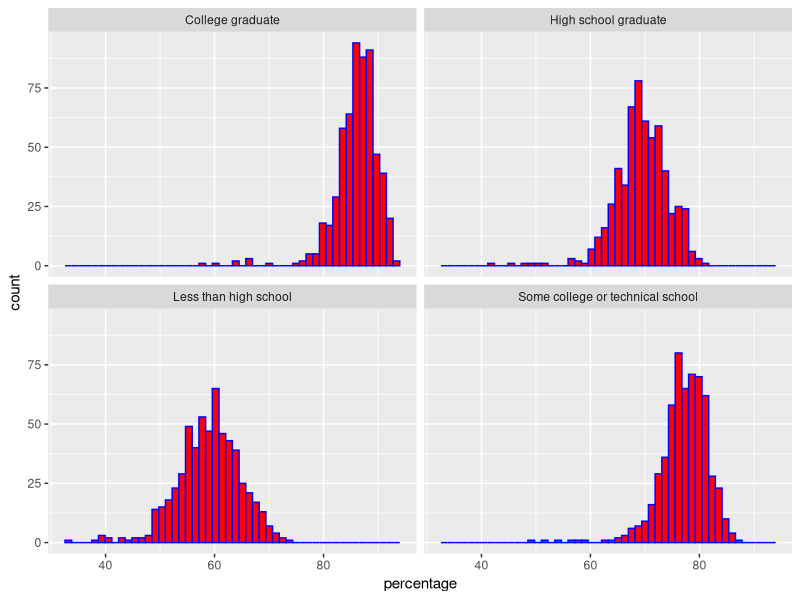
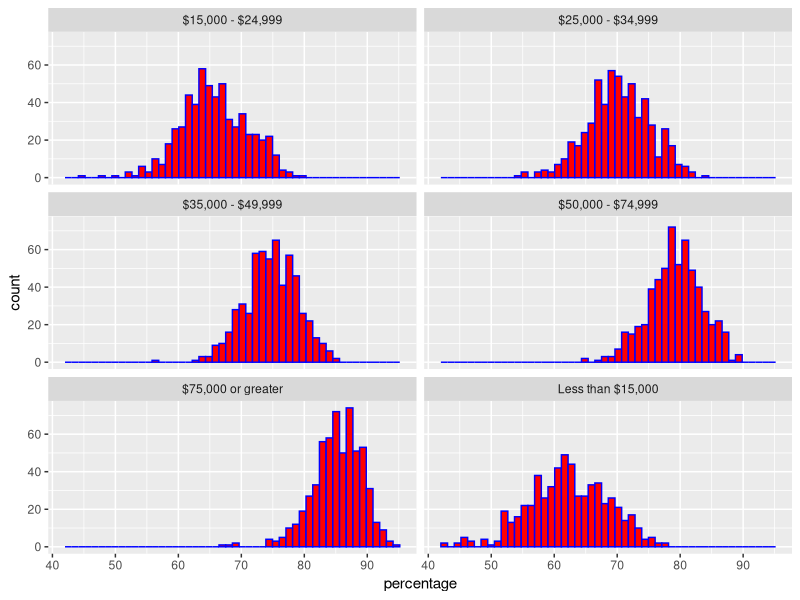
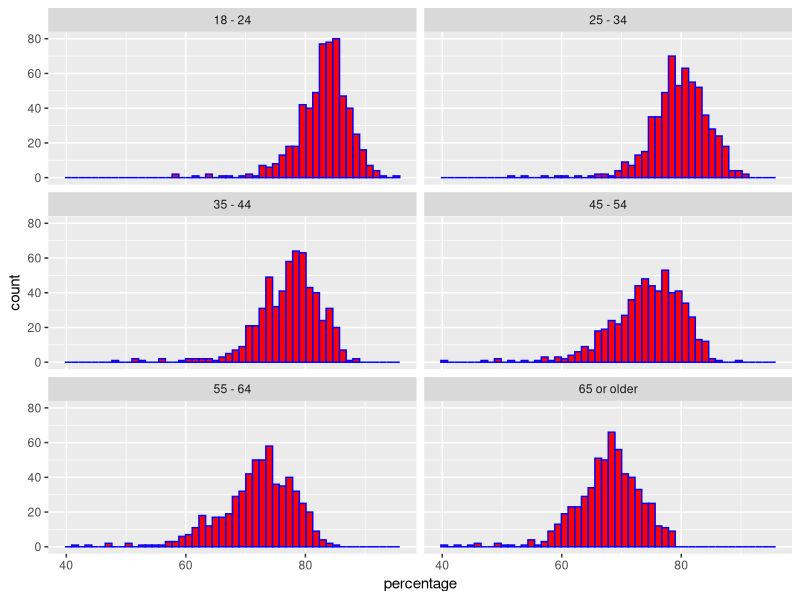

Recreate these plots in R, in order.
## ---- chunk 1
# import neccessary library
library(readr)
library(tidyverse)
library(ggplot2)
library(dplyr)
data <- read.csv("data_Q047.csv")

## ---- chunk 2
# data description
summary(data)
## ---- chunk 3

#drop "total" value from observation
data <- subset(data, Stratification1 != "Total")
# Add percentage column which gives percentage of people involve in leisure time physical activity
data <- mutate( data, percentage = 100- Data_Value)

## ---- chunk 4
data %>% filter(StratificationCategoryId1 == "EDU", Education != "Data not reported") %>% ggplot(aes(x = percentage)) + geom_histogram(bins = 50, fill = 'red', col = 'blue')+facet_wrap(vars(Education), ncol = 2, nrow = 2)
## ---- chunk 5
data %>% filter(StratificationCategoryId1 == "INC", Income!= "Data not reported") %>% ggplot(aes(x = percentage)) + geom_histogram(bins = 50, fill = 'red', col = 'blue')+facet_wrap(vars(Income), ncol = 2, nrow = 3)
## ---- chunk 6
data %>% filter(StratificationCategoryId1 == "AGEYR") %>% ggplot(aes(x = percentage)) + geom_histogram(bins = 50, fill = 'red', col = 'blue')+facet_wrap(vars(Age.years.), ncol = 2, nrow = 3)
